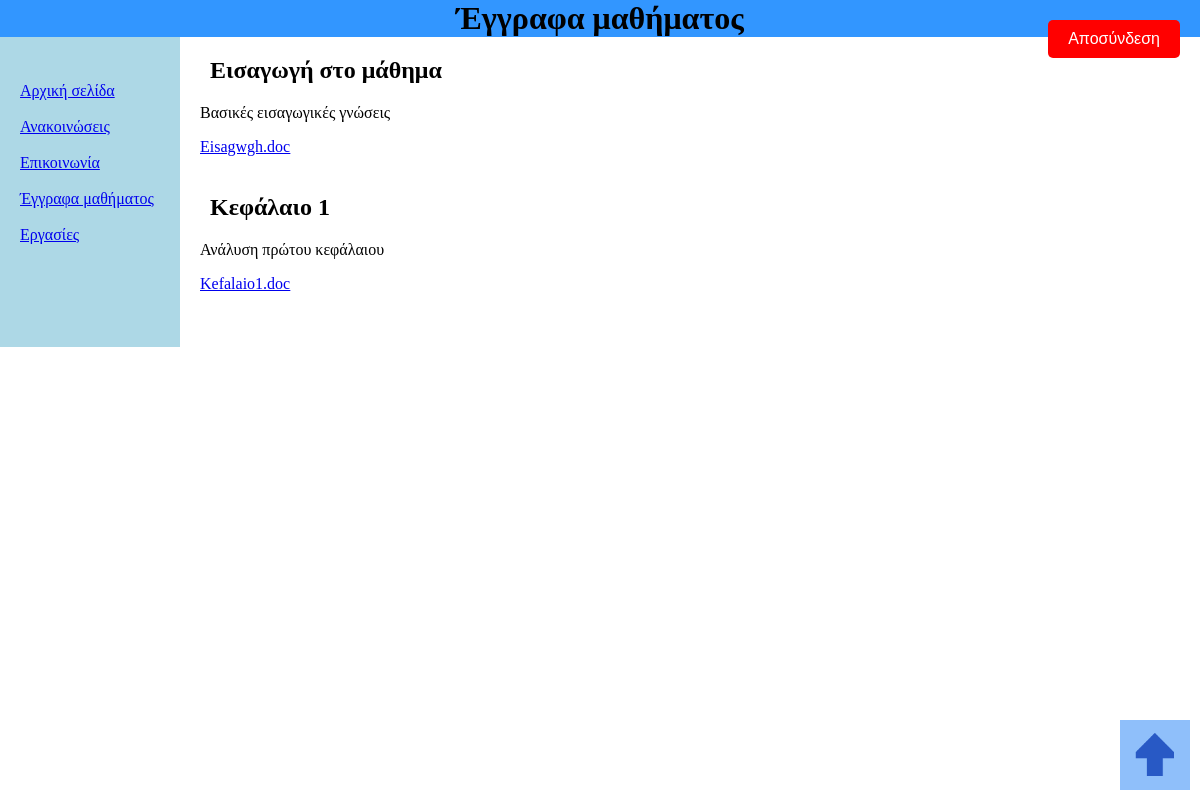
Screenshot of /documents.php (signed in) with the database file from the repository.
### tables this page shows
CREATE TABLE `documents` (
  `id` int(11) NOT NULL,
  `title` varchar(255) NOT NULL,
  `description` text,
  `file_name` varchar(255) NOT NULL
);

### documents.php (the view, shortened to what this page needs)
<?php
$servername = "webpagesdb.it.auth.gr:3306";
$username = "papadoak";
$password = "kodikos";
$dbname = "papadoak_database";
$conn = new mysqli($servername, $username, $password, $dbname);
$sql = "SELECT title, description, file_name FROM documents";
$result = $conn->query($sql);
$documents_html = "";
if ($result->num_rows > 0) {
    while ($row = $result->fetch_assoc()) {
        $documents_html .= '<header>';
        $documents_html .= '<h2>' . htmlspecialchars($row['title']) . '</h2>';
        $documents_html .= '</header>';
        $documents_html .= htmlspecialchars($row['description']) . '<p>';
        $documents_html .= '<a href="' . htmlspecialchars($row['file_name']) . '" download><u>' . htmlspecialchars($row['file_name']) . '</u></a><br><br>';
    }
} else {
    $documents_html = "Δεν υπάρχουν διαθέσιμα έγγραφα.";
}
?>
<!DOCTYPE html>
<html lang="el">
<head>
    <link rel="stylesheet" href="ergasia.css" />
</head>
<body>
    <header>
        <h1>Έγγραφα μαθήματος</h1>
        <a href="logout.php"><button class="logout-button">Αποσύνδεση</button></a>
    </header>
    <div class="content">
        <nav>
            <br>
            <a href="index.php">Αρχική σελίδα</a><br><br>
            <a href="announcement.php">Ανακοινώσεις</a><br><br>
            <a href="communication.php">Επικοινωνία</a><br><br>
            <a href="documents.php">Έγγραφα μαθήματος</a><br><br>
            <a href="homework.php">Εργασίες</a>
        </nav>
        <main>
            <?php echo $documents_html; ?>
        </main>
        <a href="#"><img src="topbutton.png" alt="" style="position: fixed; right: 10px; top: 90%; width: 70px;"></a>
    </div>
</body>
</html>

### ergasia.css (style rules this page uses)
html { margin: 0; padding: 0; scroll-behavior: smooth; }
body { margin: 0; padding: 0; }
div { width: 100% }
nav { display: table-cell; width:15%; text-align:left; background-color:lightblue; padding-left:20px; padding-top:20px; height: 100%; }
main { display: table-cell; width:80%; text-align:justify; background-color:white; padding-left:20px; padding-right:20px; padding-bottom:20px; height: 100%; }
.content { display: table; Width: 100%; }
h1 { text-align:center; background-color:rgb(50, 150, 255); color:black; margin:0; }
h2 { color:Black; margin-left:10px; }

### documents.php (style rules this page uses)
.logout-button { position: absolute; top: 20px; right: 20px; background-color: red; color: white; padding: 10px 20px; border: none; border-radius: 5px; cursor: pointer; font-size: 16px; }
header { position: relative; }

### rows the page displays
documents: title "Εισαγωγή στο μάθημα", description "Βασικές εισαγωγικές γνώσεις", file_name "Eisagwgh.doc"
documents: title "Κεφάλαιο 1", description "Ανάλυση πρώτου κεφάλαιου", file_name "Kefalaio1.doc"
